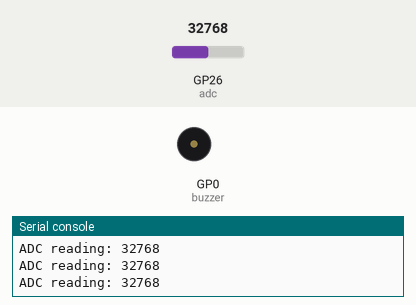
Bench run of a program on a simulated Raspberry Pi Pico running MicroPython. Parts: buzzer (waves = sounding), the last lines printed to the serial console. The inputs (shaded band) are chosen by the test bench; at power-on: GP26 (adc) = 32768 (analog values on the 0–65535 scale).

Above: at 1.26 s.
1.3 s: GP26 (adc) set to 245
At 1.9 s:
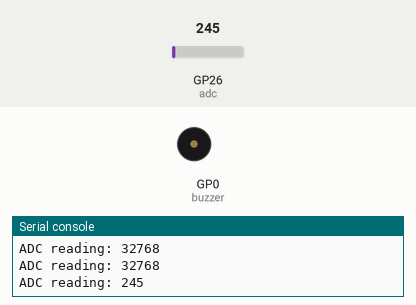
4.3 s: GP26 (adc) set to 1555
At 4.49 s:
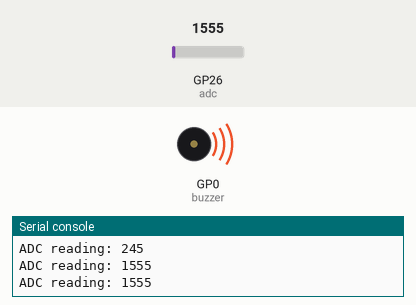
Timing chart, 0 to 13.3 s (numbered marks = the images above; inputs shaded):
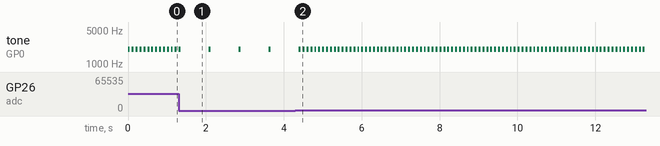

Measured:
- after the input at 1.3 s, tone on GP0 (buzzer): alternates 2000 Hz for 0.05 s and silent for 0.72 s, starting after 0.78 s
- after the input at 4.3 s, tone on GP0 (buzzer): alternates 2000 Hz for 0.05 s and silent for 0.05 s, starting after 0.19 s
- by itself, tone on GP0 (buzzer): alternates 2000 Hz for 0.05 s and silent for 0.05 s

The program:

UV_Sensor_with_beeper_-_Copy.py
```python
from machine import Pin, ADC, PWM
import utime

# Setup ADC for UV sensor on GPIO26
adc = ADC(0)

# Setup buzzer PWM on GPIO0
buzzer = PWM(Pin(0))
buzzer.freq(2000)  # Set tone frequency to 2kHz

def compute_beep_period(ad_value):
    """
    Map the sensor reading (range ~20 to 900) to a beep period (delay)
    where a lower reading gives a longer delay (slower beeping)
    and a higher reading gives a shorter delay (faster beeping).
    """
    min_reading = 20
    max_reading = 900
    max_delay = 1.0   # seconds delay at low UV levels
    min_delay = 0.1   # seconds delay at high UV levels

    # Clamp the sensor value within expected range
    if ad_value < min_reading:
        ad_value = min_reading
    if ad_value > max_reading:
        ad_value = max_reading

    # Linear mapping: Higher sensor value reduces the delay
    period = max_delay - (ad_value - min_reading) * (max_delay - min_delay) / (max_reading - min_reading)
    return period

while True:
    ad_value = adc.read_u16()
    print("ADC reading:", ad_value)

    # Compute the delay period based on the current sensor reading
    period = compute_beep_period(ad_value)

    # Define the beep (tone) duration; if period is very short, beep continuously.
    beep_duration = 0.05  # seconds
    if period <= beep_duration:
        # For very high UV levels: continuous tone
        buzzer.duty_u16(32768)  # 50% duty cycle to generate tone
        utime.sleep(period)
    else:
        # Beep for the specified duration, then pause for the remainder of the period.
        buzzer.duty_u16(32768)  # Turn on buzzer
        utime.sleep(beep_duration)
        buzzer.duty_u16(0)      # Turn off buzzer
        utime.sleep(period - beep_duration)
```
